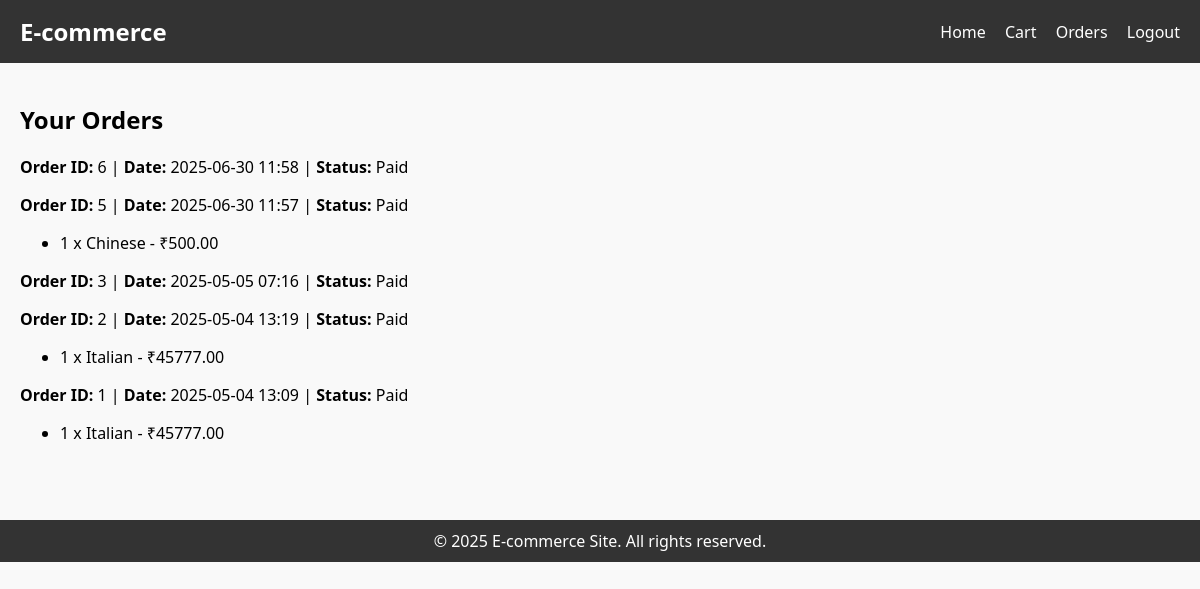
Page /orders/ (signed in) on the committed database.
### store/models.py (models this page shows, shortened)
class Order(models.Model):
    user = models.ForeignKey(User, on_delete=models.CASCADE)
    created_at = models.DateTimeField(auto_now_add=True)
    is_paid = models.BooleanField(default=False)

class OrderItem(models.Model):
    order = models.ForeignKey(Order, on_delete=models.CASCADE, related_name='items')
    product = models.ForeignKey(Product, on_delete=models.CASCADE)
    quantity = models.PositiveIntegerField()
    def total_price(self):
        return self.quantity * self.product.price

class Product(models.Model):
    name = models.CharField(max_length=255)
    category = models.ForeignKey(Category, on_delete=models.CASCADE)
    price = models.DecimalField(max_digits=10, decimal_places=2)
    description = models.TextField()
    image = models.ImageField(upload_to='products/')

### store/views.py (the view)
# urls.py: path('orders/', views.order_history, name='orders'),
@login_required
def order_history(request):
    orders = Order.objects.filter(user=request.user).order_by('-created_at')
    return render(request, 'store/orders.html', {'orders': orders})

### store/templates/store/orders.html
{% extends 'base.html' %}
{% block content %}
<h2>Your Orders</h2>
{% for order in orders %}
  <div>
    <strong>Order ID:</strong> {{ order.id }} |
    <strong>Date:</strong> {{ order.created_at|date:'Y-m-d H:i' }} |
    <strong>Status:</strong> {{ order.is_paid|yesno:'Paid,Unpaid' }}
    <ul>
      {% for item in order.items.all %}
        <li>{{ item.quantity }} x {{ item.product.name }} - ₹{{ item.total_price }}</li>
      {% endfor %}
    </ul>
  </div>
{% empty %}
  <p>No orders yet.</p>
{% endfor %}
{% endblock %}

### templates/base.html (shortened to what this page needs)
<!DOCTYPE html>
<html>
<head>
</head>
<body>
    <header>
        <h1>E-commerce</h1>
        <nav>
            <a href="{% url 'home' %}">Home</a>
            <a href="{% url 'cart' %}">Cart</a>
            <a href="{% url 'orders' %}">Orders</a>
            {% if user.is_authenticated %}
                <a href="{% url 'logout' %}">Logout</a>
            {% else %}
                <a href="{% url 'login' %}">Login</a>
                <a href="{% url 'signup' %}">Sign Up</a>
            {% endif %}
        </nav>
    </header>
    <div class="container">
        {% block content %}{% endblock %}
    </div>
    <footer>
        &copy; 2025 E-commerce Site. All rights reserved.
    </footer>
</body>
</html>

### templates/base.html (style rules this page uses)
body { font-family: 'Segoe UI', Tahoma, Geneva, Verdana, sans-serif; background-color: #f9f9f9; margin: 0; padding: 0; }
header { background-color: #333; color: #fff; padding: 15px 20px; display: flex; justify-content: space-between; align-items: center; }
header h1 { margin: 0; font-size: 24px; }
nav a { color: #fff; text-decoration: none; margin-left: 15px; }
.container { padding: 20px; }
footer { background-color: #333; color: #fff; padding: 10px 20px; text-align: center; margin-top: 40px; }

### rows in the picture
Order: id "6", created_at "2025-06-30 11:58", is_paid "Paid"
Order: id "5", created_at "2025-06-30 11:57", is_paid "Paid"
OrderItem: quantity "1", product.name "Chinese", total_price "500.00"
Order: id "3", created_at "2025-05-05 07:16", is_paid "Paid"
Order: id "2", created_at "2025-05-04 13:19", is_paid "Paid"
OrderItem: quantity "1", product.name "Italian", total_price "45777.00"
Order: id "1", created_at "2025-05-04 13:09", is_paid "Paid"
OrderItem: quantity "1", product.name "Italian", total_price "45777.00"
